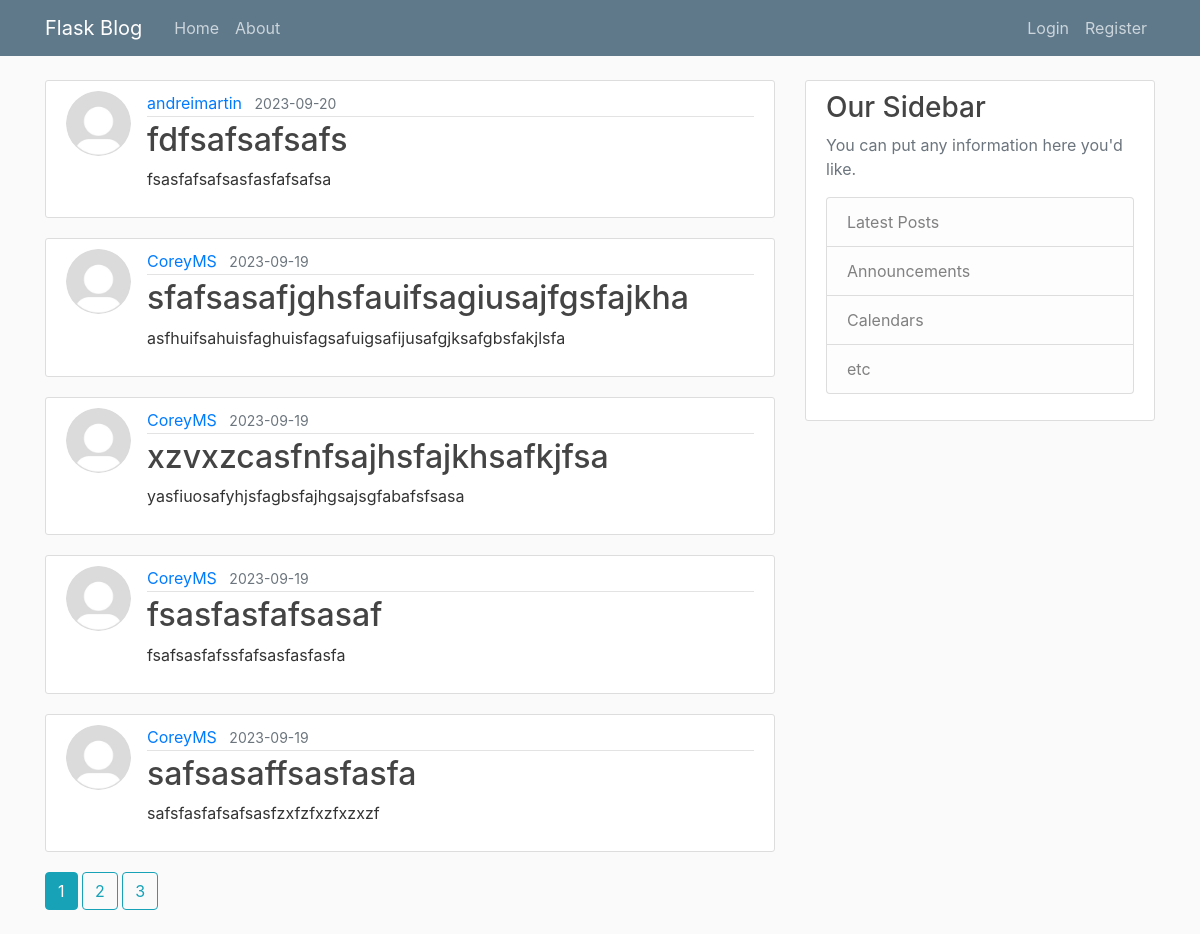
The page /home on the database its author committed.
### flaskblog/models.py (models this page shows, shortened)
class Post(db.Model):
    id = db.Column(db.Integer, primary_key=True)
    title = db.Column(db.String(100), nullable=False)
    date_posted = db.Column(db.DateTime, nullable=False, default=datetime.utcnow)
    content = db.Column(db.Text, nullable=False)
    user_id = db.Column(db.Integer, db.ForeignKey('user.id'), nullable=False)

class User(db.Model, UserMixin):
    id = db.Column(db.Integer, primary_key=True)
    username = db.Column(db.String(20), unique=True, nullable=False)
    email = db.Column(db.String(120), unique=True, nullable=False)
    image_file = db.Column(db.String(20), nullable=False, default='default.jpeg')
    password = db.Column(db.String(60), nullable=False)
    posts = db.relationship('Post', backref='author', lazy=True)

### flaskblog/routes.py (the view)
@app.route('/')
@app.route('/home')
def home():
    page = request.args.get('page', 1, type=int)
    posts = Post.query.order_by(Post.date_posted.desc()).paginate(page=page, per_page=5)
    return render_template('home.html', posts=posts)

### flaskblog/templates/home.html
{% extends 'layout.html' %}
{% block content %}
    {% for post in posts.items %}
      <article class="media content-section">
          <img class="rounded-circle article-img" src="{{ url_for('static', filename='profile_pics/' + post.author.image_file) }}">
          <div class="media-body">
            <div class="article-metadata">
              <a class="mr-2" href="{{ url_for('user_posts', username= post.author.username) }}" style="word-break:break-all; width:480px;">{{ post.author.username }}</a>
              <small class="text-muted">{{ post.date_posted.strftime('%Y-%m-%d') }}</small>
            </div>
            <h2><a class="article-title" style="word-break:break-all; width:480px;" href="{{ url_for('post', post_id=post.id) }}">{{ post.title }}</a></h2>
            <p class="article-content" style="word-break:break-all; width:480px;">{{ post.content }}</p>
          </div>
        </article>
    {% endfor %}
    {% for page_num in posts.iter_pages(left_edge=1, right_edge=1, left_current=1, right_current=2) %}
    {% if page_num %}
        {% if posts.page == page_num %}
          <a class="btn btn-info mb-4" href="{{ url_for('home', page=page_num) }}">{{ page_num }}</a>
        {% else %}
          <a class="btn btn-outline-info mb-4" href="{{ url_for('home', page=page_num) }}">{{ page_num }}</a>
        {% endif %}
      {% else %}
        ...
      {% endif %}
    {% endfor %}
{% endblock content %}

### flaskblog/static/main.css (style rules this page uses)
body { background: #fafafa; color: #333333; margin-top: 5rem; }
h1, h2, h3, h4, h5, h6 { color: #444444; }
.content-section { background: #ffffff; padding: 10px 20px; border: 1px solid #dddddd; border-radius: 3px; margin-bottom: 20px; }
.article-title { color: #444444; }
.article-content { white-space: pre-line; }
.article-img { height: 65px; width: 65px; margin-right: 16px; }
.article-metadata { padding-bottom: 1px; margin-bottom: 4px; border-bottom: 1px solid #e3e3e3 }

### rows shown on the page
Post: image_file (placeholder picture), author.username "andreimartin", date_posted "2023-09-20", title "fdfsafsafsafs", content "fsasfafsafsasfasfafsafsa"
Post: image_file (placeholder picture), author.username "CoreyMS", date_posted "2023-09-19", title "sfafsasafjghsfauifsagiusajfgsfajkha", content "asfhuifsahuisfaghuisfagsafuigsafijusafgjksafgbsfakjlsfa"
Post: image_file (placeholder picture), author.username "CoreyMS", date_posted "2023-09-19", title "xzvxzcasfnfsajhsfajkhsafkjfsa", content "yasfiuosafyhjsfagbsfajhgsajsgfabafsfsasa"
Post: image_file (placeholder picture), author.username "CoreyMS", date_posted "2023-09-19", title "fsasfasfafsasaf", content "fsafsasfafssfafsasfasfasfa"
Post: image_file (placeholder picture), author.username "CoreyMS", date_posted "2023-09-19", title "safsasaffsasfasfa", content "safsfasfafsafsasfzxfzfxzfxzxzf"

### other values the page prints
{{ page_num }} "1"
{{ page_num }} "2" "3"
